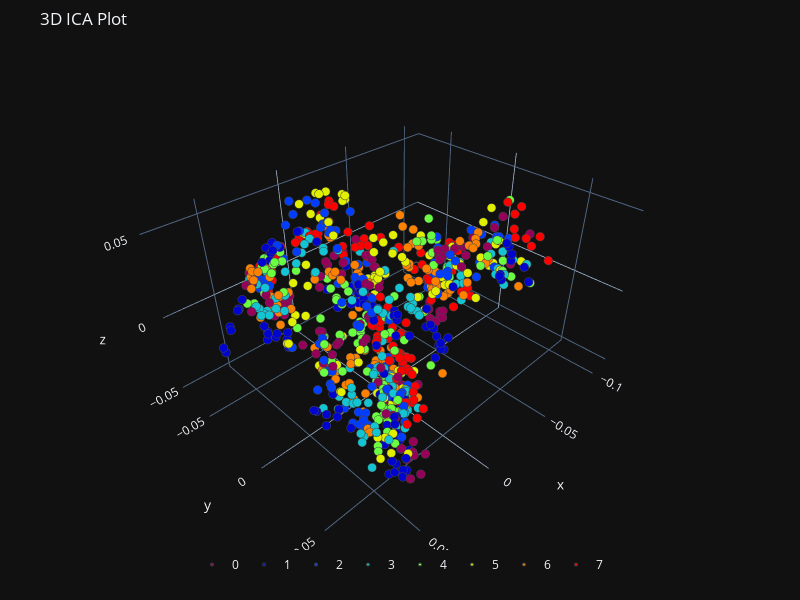

Source (notebook cell):
### Markdown cell above
### Independent Component Analysis (ICA)

Independent Component Analysis is a statistical technique for separating a set of observed signals into independent, non-Gaussian components by assuming that the observed signals are linear mixtures of the underlying independent components.

### Code cell
from sklearn.decomposition import FastICA
fast_ica = FastICA(n_components = 3)
ICs = fast_ica.fit_transform(x)

plot_3d(ICs[:, 0],
        ICs[:, 1],
        ICs[:, 2],
        path = os.path.join(explanatory_fMRI_dir, 'ica_3d.png'),
        y = categories[subject_id],
        title = "3D ICA Plot")
